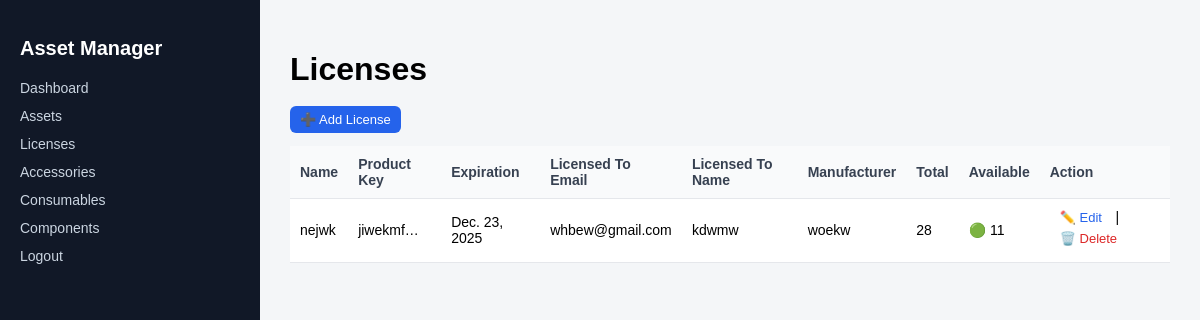
The app's page /licenses/ (signed in), older data.
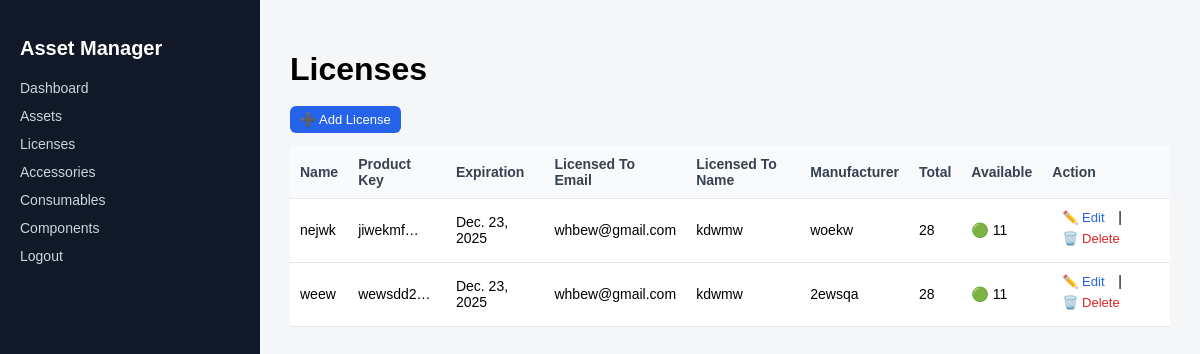
The same page, newer data.
### assets/models/license.py (models this page shows, shortened)
class License(models.Model):
    name = models.CharField(max_length=200)
    product_key = models.CharField(max_length=255)
    manufacturer = models.CharField(max_length=200)
    total_seats = models.PositiveIntegerField()
    available_seats = models.PositiveIntegerField()
    licensed_to_name = models.CharField(max_length=200, blank=True, null=True)
    licensed_to_email = models.EmailField(blank=True, null=True)
    expiration_date = models.DateField()
    created_at = models.DateTimeField(auto_now_add=True)
    is_deleted = models.BooleanField(default=False)

### assets/views/license_views.py (the view)
# urls.py: path("licenses/", license_list, name="license_list"),
@login_required
def license_list(request):
    licenses = License.objects.filter(is_deleted=False)
    return render(request, "license_list.html", {
        "licenses": licenses
    })

### assets/templates/license_list.html (shortened to what this page needs)
{% extends "base.html" %}
{% block content %}
<h1>Licenses</h1>
<a class="btn btn-add" href="{% url 'license_create' %}">➕ Add License</a>
<br><br>
<table>
  <tr>
    <th>Name</th>
    <th>Product Key</th>
    <th>Expiration</th>
    <th>Licensed To Email</th>
    <th>Licensed To Name</th>
    <th>Manufacturer</th>
    <th>Total</th>
    <th>Available</th>
    <th>Action</th>
  </tr>
  {% for l in licenses %}
  <tr>
    <td>{{ l.name }}</td>
    <td title="{{ l.product_key }}">
      {{ l.product_key|slice:":12" }}…
    </td>
    <td>{{ l.expiration_date }}</td>
    <td>{{ l.licensed_to_email|default:"—" }}</td>
    <td>{{ l.licensed_to_name|default:"—" }}</td>
    <td>{{ l.manufacturer }}</td>
    <td>{{ l.total_seats }}</td>
    <td>
      {% if l.available_seats > 0 %}
        🟢 {{ l.available_seats }}
      {% else %}
        🔴 0
      {% endif %}
    </td>
    <td>
      <a class="btn btn-edit"
         href="{% url 'license_edit' l.id %}">
        ✏️ Edit
      </a>
      |
      <form action="{% url 'license_delete' l.id %}"
            method="post"
            style="display:inline;">
        <button type="submit"
                class="btn btn-delete"
                onclick="return confirm('Delete this license?')"
                style="background:none; border:none; cursor:pointer;">
          🗑️ Delete
        </button>
      </form>
    </td>
  </tr>
  {% empty %}
  <tr>
    <td colspan="9" style="text-align:center;">
      No licenses found
    </td>
  </tr>
  {% endfor %}
</table>
{% endblock %}

Row changes from the older to the newer data that the page shows:
added License: name "weew", product_key "wewsdd2", expiration_date "Dec. 23, 2025", licensed_to_email "whbew@gmail.com", licensed_to_name "kdwmw", manufacturer "2ewsqa", total_seats "28", available_seats "11"
